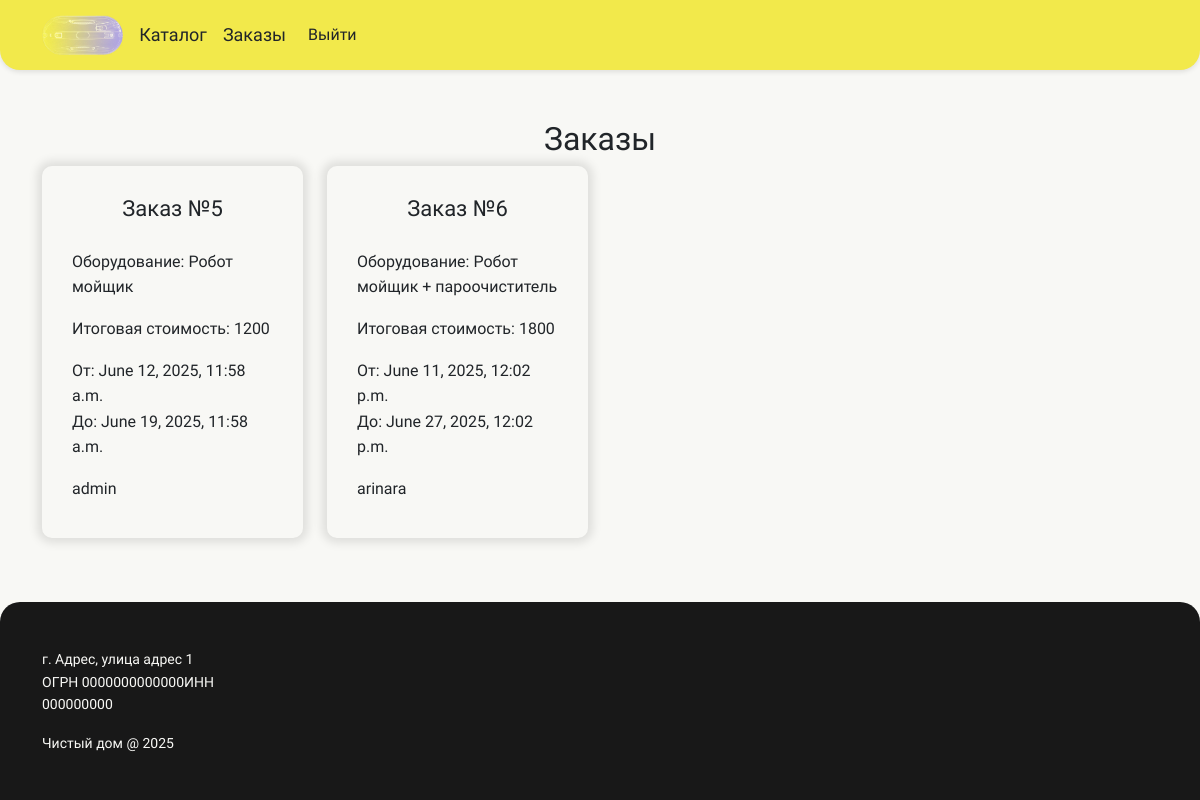
The app's page /order/ (signed in) with its own data.
### order/models.py (models this page shows, shortened)
class Order(models.Model):
    id_Customer = models.ForeignKey(CustomUser, on_delete=models.CASCADE)
    id_Item = models.ForeignKey(Item, on_delete=models.CASCADE)
    start = models.DateTimeField()
    end = models.DateTimeField()
    price = models.IntegerField()
    address = models.TextField(default=None)
    slug = models.SlugField(unique=True)

### catalogue/models.py (models this page shows, shortened)
class Item(models.Model):
    id_category = models.ForeignKey(Category, on_delete=models.CASCADE)
    title  = models.CharField(max_length=200)
    description = models.TextField()
    price = models.IntegerField()
    img = models.ImageField(upload_to='images/')
    slug = models.SlugField(unique=True)

### accounts/models.py (models this page shows)
class CustomUser(AbstractUser):
    phone = models.CharField(max_length=20, blank = False)
    email = models.EmailField(blank = False)
    def __str__(self):
        return str(self.username)

### order/views.py (the view)
# urls.py: path('', views.order_list, name = 'order_list'),
@login_required(login_url = 'accounts:login')
def order_list(request):
    if request.user.is_staff:
        orders = Order.objects.all()
    else:
        orders = Order.objects.filter(id_Customer = request.user)
    return render(request, 'order/order_list.html', {'orders' : orders})

### order/templates/order/order_list.html (shortened to what this page needs)
{%extends "base_layout.html" %}
{%block content %}
<section class="catalogue">
    <h1>Заказы</h1>
        <div class = "container">
            <div class ="row g-4">
                {% for element in orders %}
                <div class ="col-lg-3">
                    <div class="catalogue_item">
                        <h2>
                            <a href="{% url 'order:order_update' slug=element.slug %}">
                                Заказ №{{ element.id }}
                            </a>
                        </h2>
                        <p>
                            Оборудование: {{ element.id_Item.title }}
                        </p>
                        <p>
                            Итоговая стоимость: {{ element.price }}
                        </p>
                        <time>
                            От: {{ element.start }}
                        </time>
                        <br>
                        <time>
                            До: {{ element.end }}
                        </time>
                        {% if user.is_staff %}
                        <p>
                            {{ element.id_Customer }}
                        </p>
                        {% endif %}
                    </div>
                </div>
                {% endfor %}
            </div>
        </div>
</section>
{% endblock content %}

### static/css/style.css (style rules this page uses)
html { height: 100%; }
body { font-family: 'Montserrat Alternates', sans-serif; margin: 0px; padding: 0; background-color: #f8f8f5; line-height: 1.6; min-height: 100%; display: flex; flex-direction: column; }
section { margin: 50px 0px; }
button, a { font-size: 16px; text-decoration: none; color: inherit; border: none; background-color: inherit; }
h1 { font-size: 38px; text-align: center; }
h2 { font-size: 32px; text-align: center; }
p { margin-top: 1rem; }
.catalogue_item, .item-wrapper { box-shadow: 0 0 10px 5px rgba(0,0,0,0.1); border-radius: 10px; padding: 20px 30px; height: 100%; align-items: center; }
.catalogue_item a { font-size: 22px; }
h2 { margin-bottom: 1.5rem; }
@media (max-width: 1200px) { .promo_base-text h1, h1 { font-size: 32px; } }
@media (max-width: 1200px) { .promo_base-text p, p { font-size: 16px; } }
@media (max-width: 1200px) { h2 { font-size: 32px; } }
@media (max-width: 1200px) { .promo_base-text a, a { font-size: 18px; } }

### records on screen
Order: id "5", id_Item "Робот мойщик", price "1200", start "June 12, 2025, 11:58 a.m.", end "June 19, 2025, 11:58 a.m.", id_Customer "admin"
Order: id "6", id_Item "Робот мойщик + пароочиститель", price "1800", start "June 11, 2025, 12:02 p.m.", end "June 27, 2025, 12:02 p.m.", id_Customer "arinara"
